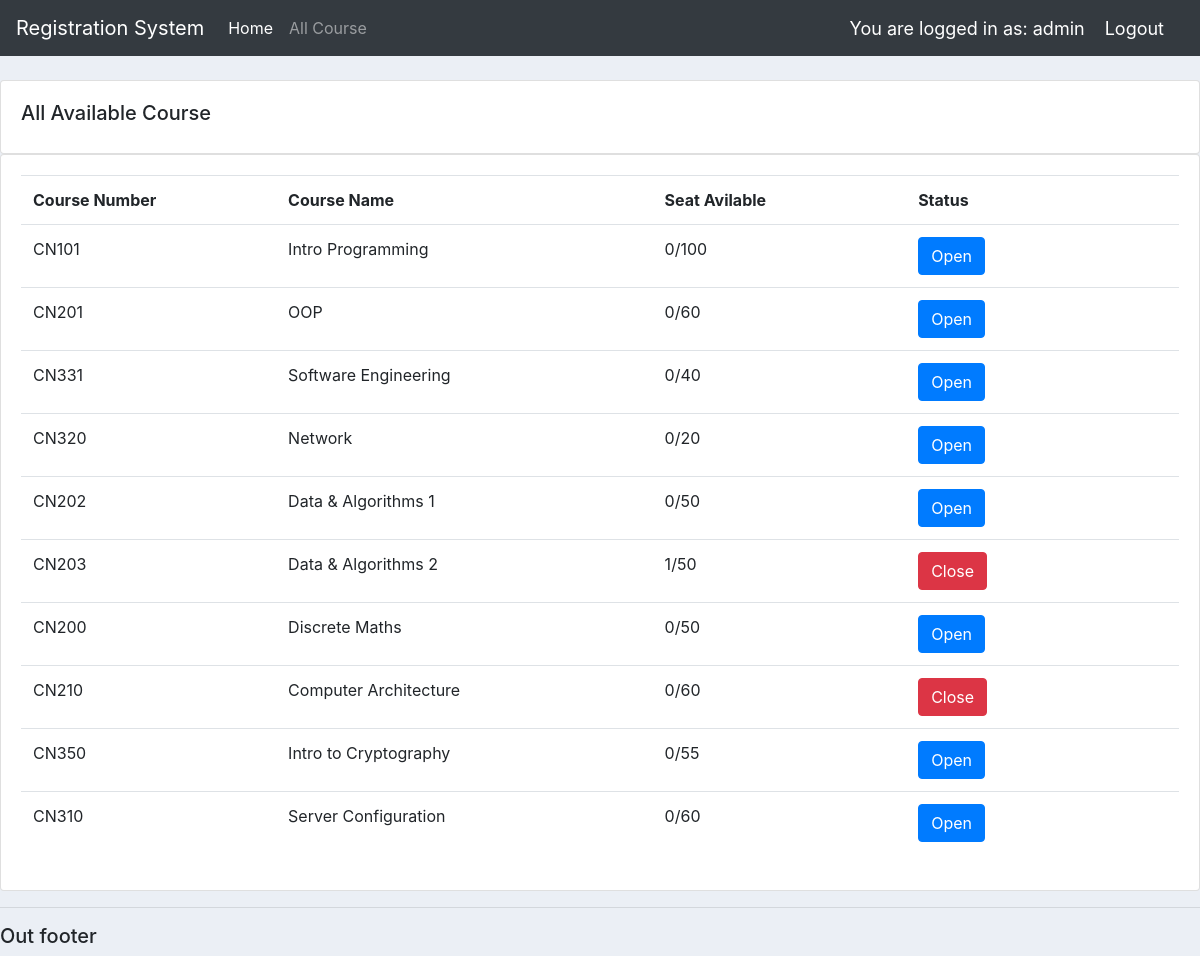
The page /all_course/ (signed in) on the database as committed earlier.
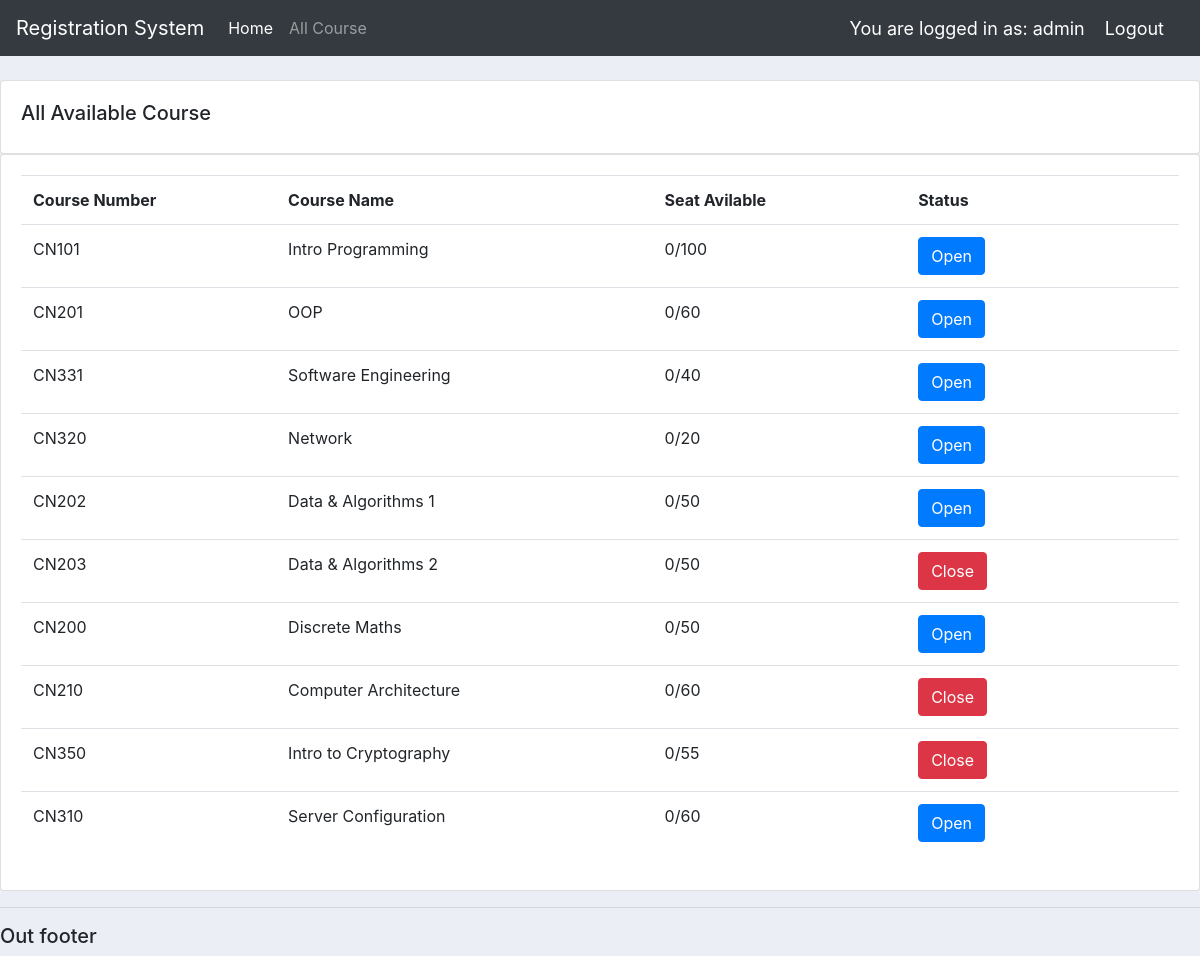
The same page on the database as committed later.
### users/models.py (models this page shows, shortened)
class Course(models.Model):
    course_num = models.CharField(max_length=5)
    course_name = models.CharField(max_length=64)
    seat = models.IntegerField(null=True)
    maxSeat = models.IntegerField(null=True)
    semester = models.IntegerField(null=True)
    year = models.IntegerField(null=True)
    state = models.BooleanField(default=None)

### users/views.py (the view)
# urls.py: path('all_course/', views.all_course, name = "all_course"),
@login_required(login_url='login')
def all_course(request):
	raw_course = Course.objects.all()
	course = [model for model in (Course.objects.all().values())]
	for c in range(len(raw_course)):
		orders = Order.objects.filter(user=request.user.id).filter(course=raw_course[c].id)
		course[c]["seat"] = (len(orders))
	return render(request, 'users/all_course.html', {'course': (course)})

### users/templates/users/all_course.html
{% extends 'users/main.html' %}
{% block content %}
        <br>
        <div class="row">
            <div class="col-md">
                <div class="card card-body">
                    <h5>All Available Course</h5>
                </div>
                <div class="card card-body">
                    <table class="table">
                        <tr>
                            <th width ="30">Course Number</th>
                            <th width ="60"></width>Course Name</th>
                            <th width ="30"></width>Seat Avilable</th>
                            <th width ="30"></width>Status</th>
                        </tr>
                        {% for i in course %}
                            <tr>
                                <td>{{i.course_num}}</td>
                                <td>{{i.course_name}}</td>
                                <td>{{i.seat}}/{{i.maxSeat}}</td>
                                <td>
                                    {% if i.state %}
                                    <a href={% url 'home' %}><button id="enroll" class="btn btn-primary" type="submit">Open</button>
                                    {% else %}
                                    <a href={% url 'home' %}><button id="enroll" class="btn btn-danger" type="button">Close</button>
                                    {% endif %}
                                </td>
                            </tr>
                        {% endfor %}
                    </table>
                </div>
            </div>
        </div>
{% endblock %}

Rows that differ between the two databases and show on the page:
computed for Course "CN203": seat "1" → "0"
changed Course "CN350": state "Open" → "Close"
